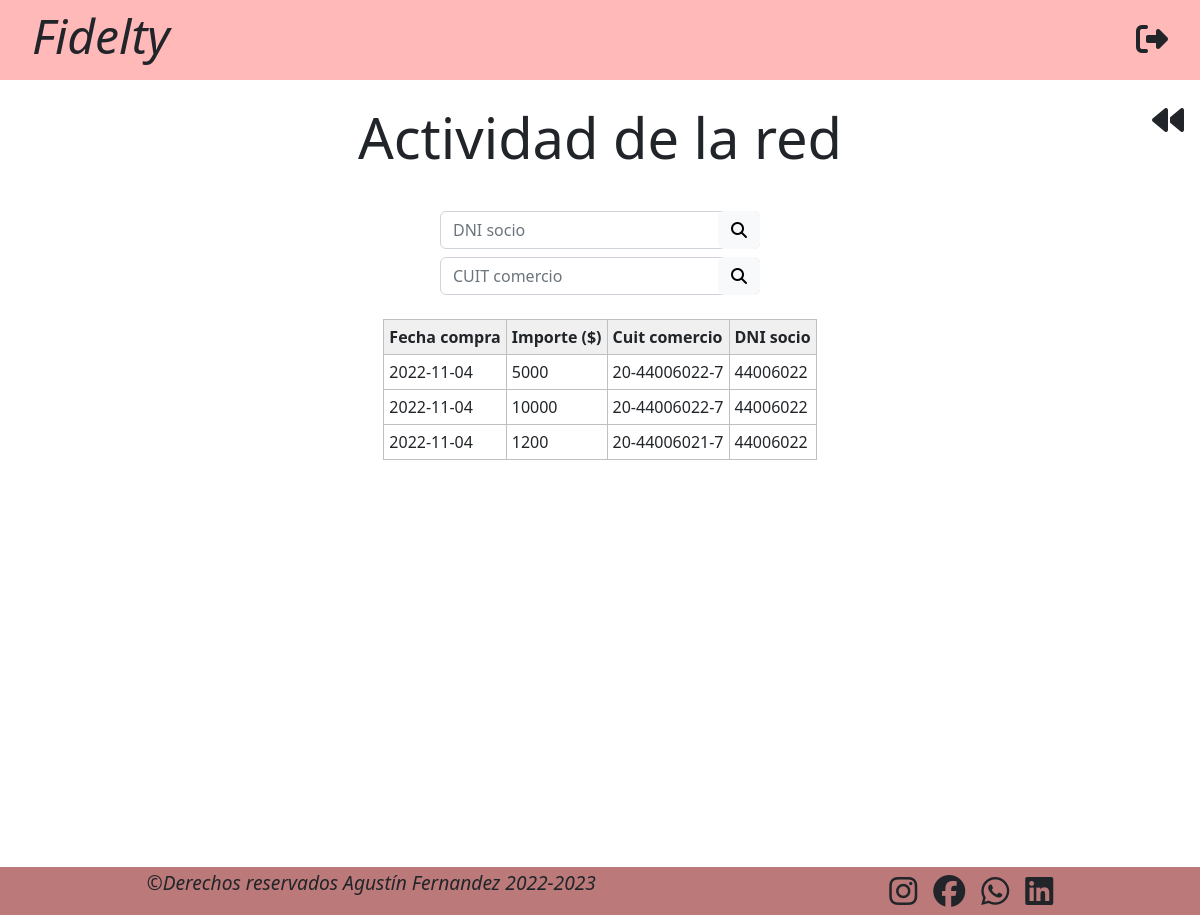
Screenshot of /actividad_red.php (signed in) with the database file from the repository.
### tables this page shows
CREATE TABLE `compras` (
  `id_compra` int(5) NOT NULL,
  `fecha` date NOT NULL,
  `importe` int(10) NOT NULL,
  `cuit_comercio` varchar(20) NOT NULL,
  `dni_socio` int(8) NOT NULL
);

### actividad_red.php (the view, shortened to what this page needs)
<!DOCTYPE html>
<html lang="en">
<head>
    <link href="https://cdn.jsdelivr.net/npm/bootstrap@5.2.1/dist/css/bootstrap.min.css" rel="stylesheet">
    <link rel="stylesheet" href="https://cdnjs.cloudflare.com/ajax/libs/toastr.js/latest/toastr.min.css">
    <link rel="stylesheet" href="css/styles_canjes.css">
</head>
<body>
    <header>
        <h2 class="display-5 text-center"><a href="index_admin.php">Fidelty</a></h2>
        <a href="php/funciones.php?session_destroy=true"><i class="fa-solid fa-right-from-bracket"></i></a>
    </header>
    <a class="go_back" href="index_admin.php">
        <i class="fa-solid fa-backward"></i>
    </a>
    <h1 class="display-4 text-center mt-4 mb-4">Actividad de la red</h1>
    <main class="main_admin_canjes-socios">
        <form class="searchbar_container" method="get" action="actividad_red.php">
            <div class="searchbar">
                <input name="socio" type="text" class="form-control" placeholder="DNI socio" value="<?php if(isset($_GET['socio']) and $_GET['socio']!="") echo $_GET['socio']; ?>" >
                <button type="submit" class="btn btn-light"><i class="fa-solid fa-magnifying-glass"></i></button>
            </div>
            <div class="searchbar mt-2">
                <input name="comercio" type="text" class="form-control" placeholder="CUIT comercio" value="<?php if(isset($_GET['comercio']) and $_GET['comercio']!="") echo $_GET['comercio']; ?>">
                <button type="submit" class="btn btn-light"><i class="fa-solid fa-magnifying-glass"></i></button>
            </div>
        </form>
        <table class="tabla mt-4">
                <?php
                include("php/conexion.php");
                if((isset($_GET['socio']) and $_GET['socio'] != '')and(isset($_GET['comercio']) and $_GET['comercio'] != '')){
                    $result = mysqli_query($conexion, "SELECT c.fecha, c.importe, c.cuit_comercio, c.dni_socio FROM compras c WHERE c.dni_socio = '".$_GET['socio']."' AND c.cuit_comercio = '".$_GET['comercio']."' ORDER BY c.cuit_comercio;");
                }else if (isset($_GET['socio']) and $_GET['socio'] != '') {
                    $result = mysqli_query($conexion, "SELECT c.fecha, c.importe, c.cuit_comercio, c.dni_socio FROM compras c WHERE c.dni_socio = '".$_GET['socio']."' ORDER BY c.fecha DESC;");
                } else if (isset($_GET['comercio']) and $_GET['comercio'] != ''){
                    $result = mysqli_query($conexion, "SELECT c.fecha, c.importe, c.cuit_comercio, c.dni_socio FROM compras c WHERE c.cuit_comercio = '".$_GET['comercio']."' ORDER BY c.fecha DESC;");
                } else {
                    $result = mysqli_query($conexion, "SELECT c.fecha, c.importe, c.cuit_comercio, c.dni_socio FROM compras c");
                }
                if( mysqli_num_rows($result)>0 ){
                    echo "
                    <caption></caption>
                        <thead>
                            <tr>
                                <th>Fecha compra</th>
                                <th>Importe ($)</th>
                                <th>Cuit comercio</th>
                                <th>DNI socio</th>
                            </tr>
                        </thead>
                        <tbody>";
                    $row = mysqli_fetch_assoc($result);
                    while ($row) {
                        echo "
                            <tr>
                                <td>" . $row['fecha'] . "</td>
                                <td>" . $row['importe'] . "</td>
                                <td>" . $row['cuit_comercio'] . "</td>
                                <td>" . $row['dni_socio'] . "</td>
                            </tr>
                        ";
                        $row = mysqli_fetch_assoc($result);
                    }
                    echo "</tbody>";
                } else {
                    echo "No se registraron compras";
                }
                ?>
        </table>
    </main>
    <footer>
        <p class="footer_derechos">©Derechos reservados Agustín Fernandez 2022-2023</p>
        <div class="footer_redes">
            <a href="#"><i class="fa-brands fa-instagram"></i></a>
            <a href="#"><i class="fa-brands fa-facebook"></i></a>
            <a href="#"><i class="fa-brands fa-whatsapp"></i></a>
            <a href="#"><i class="fa-brands fa-linkedin"></i></a>
        </div>
    </footer>
</body>
</html>

### css/styles_canjes.css (style rules this page uses)
* { margin: 0; padding: 0; box-sizing: border-box; }
a, a:link, a:visited, a:hover, a:active { color: inherit; text-decoration: inherit; font-weight: inherit; }
body { margin: 0; padding: 0; height: 100%; }
main { min-height: calc(100vh - 8rem); padding-top: 1rem; display: flex; flex-direction: column; justify-content: flex-start; align-items: center; }
header { width: 100%; height: 5rem; background-color: #ffb9b9; display: flex; justify-content: space-between; align-items: center; padding-left: 2rem; padding-right: 2rem; }
header h2 { font-style: italic; }
header i { font-size: 2rem; cursor: pointer; }
footer { width: 100%; height: 3rem; background-color: #bb7979; display: flex; justify-content: space-around; align-items: center; }
.footer_derechos { font-size: 1.2rem; font-style: italic; }
.footer_redes { font-size: 2rem; display: flex; gap: 1rem; }
.go_back { margin-top: 1rem; margin-left: 1rem; margin-bottom: 1rem; font-size: 2rem; display: flex; flex-direction: row-reverse; align-items: center; gap: 1rem; position: fixed; top: 5rem; right: 1rem; font-size: 2rem; }
.tabla { border: 1px solid #C0C0C0; border-collapse: collapse; padding: 5px; margin-left: auto; margin-right: auto; width: auto; }
.tabla th { border: 1px solid #C0C0C0; padding: 5px; background: #F0F0F0; }
.tabla td { border: 1px solid #C0C0C0; padding: 5px; }
.searchbar_container { width: 20rem; height: auto; margin-left: auto; margin-right: auto; align-self: start; }
.searchbar { position: relative; }
.searchbar button { position: absolute; right: 0; top: 0; }

### rows the page displays
compras: fecha "2022-11-04", importe "5000", cuit_comercio "20-44006022-7", dni_socio "44006022"
compras: fecha "2022-11-04", importe "10000", cuit_comercio "20-44006022-7", dni_socio "44006022"
compras: fecha "2022-11-04", importe "1200", cuit_comercio "20-44006021-7", dni_socio "44006022"
